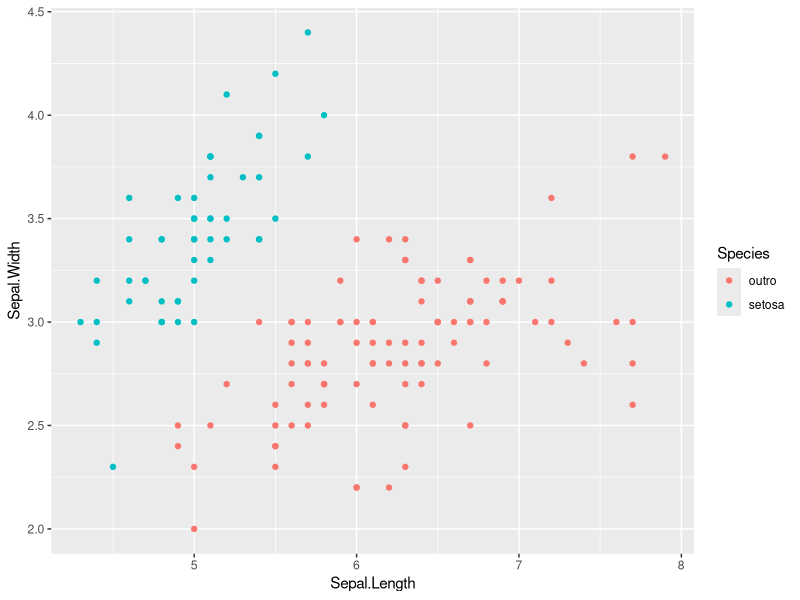
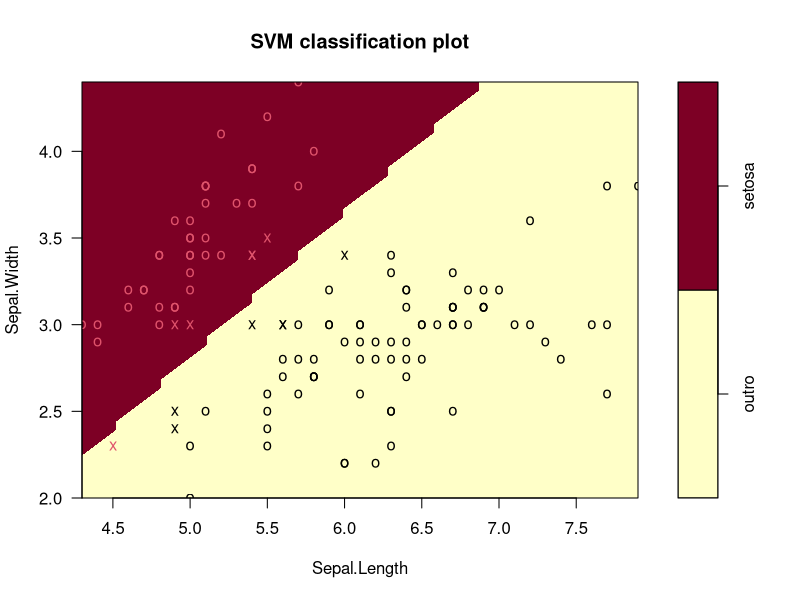

Source code (R) for these figures, in order:
#Modelos Suport Vector Machine(SVM)

#1) Classificador de Margem Máxima

data(iris)
iris$Species <- ifelse(iris$Species == "setosa", "setosa", "outro")
iris$Species

iris$Species <- as.factor(iris$Species)
str(iris)

library(ggplot2)
library(e1071)

ggplot(iris, aes(x=Sepal.Length, y=Sepal.Width, col=Species))+
  geom_point()

n <- round(0.8*nrow(iris))
id <- sample(1:nrow(iris), n, FALSE)

treino <- iris[id,]
teste <- iris[-id,]


modelo_linear_svm <- svm(formula = Species ~ Sepal.Width + Sepal.Length, data = treino, kernel = "linear", cost = 1)
?svm

summary(modelo_linear_svm)
plot(modelo_linear_svm, treino[, c(1,2,5)])

previsao_linear_svm <- predict(modelo_linear_svm, teste)
mean(previsao_linear_svm == teste$Species)

tune_out <- tune(svm,
                 train.x = treino[,c(1,2)],
                 train.y = treino$Species,
                 ranges = list(cost = c(0.01, 0.1, 10, 50, 100)),
                 kernel = "linear")
tune_out
summary(tune_out)

melhor_modelo <- tune_out$best.model
previsao_svm_mm <- predict(melhor_modelo, newdata = teste[,1:2])
mean(previsao_svm_mm == teste$Species)
